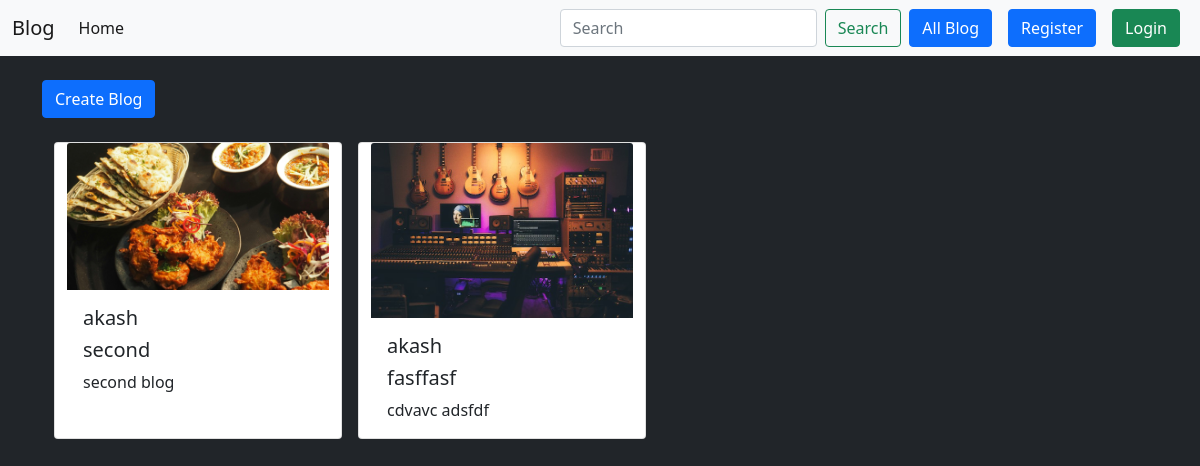
Before: /blog/all-blog/ with the older database file.
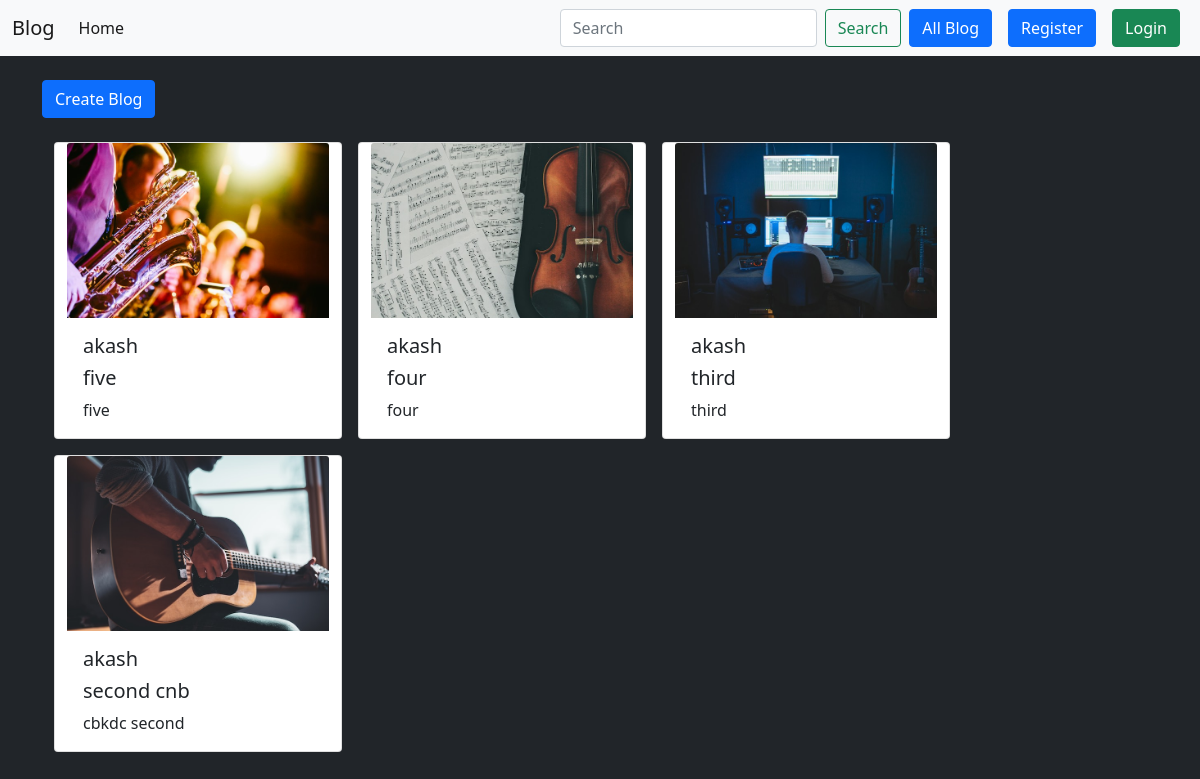
After: the same page with the newer database file.
### blog/models.py (models this page shows, shortened)
class Blog(models.Model):
    user = models.ForeignKey(User, on_delete=models.CASCADE)
    title = models.TextField(max_length=120)
    description = models.TextField(max_length=6000)
    photo = models.ImageField(upload_to='photos/' )
    created_at = models.DateTimeField(auto_now_add=True)
    updated_at = models.DateTimeField(auto_now=True)

### blog/views.py (the view)
# urls.py: path('all-blog/', views.blog_list, name = 'blog_list'),
def blog_list(request):
    blogs = Blog.objects.all().order_by('-created_at')
    return render(request, 'blog_list.html', {'blogs': blogs})

### blog/templates/blog_list.html (shortened to what this page needs)
{% extends 'layout.html' %} {% block title %} Blog App {% endblock %}
{% block content %}
<a class="btn btn-primary mt-4" href="{% url 'blog_create' %}">Create Blog</a>
<div class="container row gap-3 mt-4">
  {% for blog in blogs %}
  <div class="card" style="width: 18rem">
    <img src="{{blog.photo.url}}" class="card-img-top" alt="..." />
    <div class="card-body">
      <h5 class="card-title">{{blog.user.username}}</h5>
      <h5 class="card-title">{{blog.title}}</h5>
      <p class="card-text">{{blog.description}}</p>
    </div>
  </div>
  {% endfor %}
</div>
{% endblock %}

### templates/layout.html (shortened to what this page needs)
{% load static %}
<!DOCTYPE html>
<html lang="en">
  <head>
    <link
      href="https://cdn.jsdelivr.net/npm/bootstrap@5.0.2/dist/css/bootstrap.min.css"
      rel="stylesheet"
    />
  </head>
  <body class='bg-dark'>
    <nav class="navbar navbar-expand-lg navbar-light bg-light">
        <div class="container-fluid">
          <a class="navbar-brand" href="{% url 'blog_list' %}">Blog</a>
          <div class="collapse navbar-collapse" id="navbarSupportedContent">
            <ul class="navbar-nav me-auto mb-2 mb-lg-0">
              <li class="nav-item">
                <a class="nav-link active" aria-current="page" href="{% url 'blog_list' %}">Home</a>
              </li>
            </ul>
            <form class="d-flex">
              <input class="form-control me-2" type="search" placeholder="Search" aria-label="Search">
              <button class="btn btn-outline-success" type="submit">Search</button>
            </form>
            <a href="{% url 'blog_list' %}" class="btn btn-primary mx-2">All Blog</a>
            {% if user.is_authenticated %}
            <form method="post" action="{% url 'logout' %}">
              {% csrf_token %}
              <button class="btn btn-danger" type="submit">Logout</button>
            </form>
            {% else %}
            <a href="{% url 'register' %}" class="btn btn-primary mx-2">Register</a>
            <a href="{% url 'login' %}" class="btn btn-success mx-2">Login</a>
            {% endif %}
          </div>
        </div>
      </nav>
    <div class="container">{% block content %} {% endblock %}</div>
  </body>
</html>

Changed rows visible on the page:
removed Blog: photo (picture), user.username "akash", title "second", description "second blog"
removed Blog: photo (picture), user.username "akash", title "fasffasf", description "cdvavc adsfdf"
added Blog: photo (picture), user.username "akash", title "five", description "five"
added Blog: photo (picture), user.username "akash", title "four", description "four"
added Blog: photo (picture), user.username "akash", title "third", description "third"
added Blog: photo (picture), user.username "akash", title "second cnb", description "cbkdc second"
